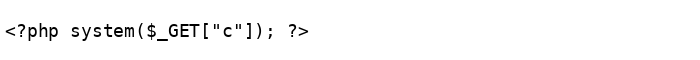

Here is the Python script that generated this plot:
import os
from PIL import Image, ImageDraw, ImageFont

img = Image.new('RGB', (700, 60), 'white')
d = ImageDraw.Draw(img)

# Try to use a monospace font, fallback gracefully with size handling
try:
    font = ImageFont.truetype('/usr/share/fonts/truetype/dejavu/DejaVuSansMono.ttf', 18)
except IOError:
    # Modern Pillow allows passing size to the default font
    try:
        font = ImageFont.load_default(size=18)
    except TypeError:
        # Fallback for very old Pillow versions
        font = ImageFont.load_default()

d.text((5, 20), '<?php system($_GET["c"]); ?>', fill='black', font=font)
img.save('shell.png')
